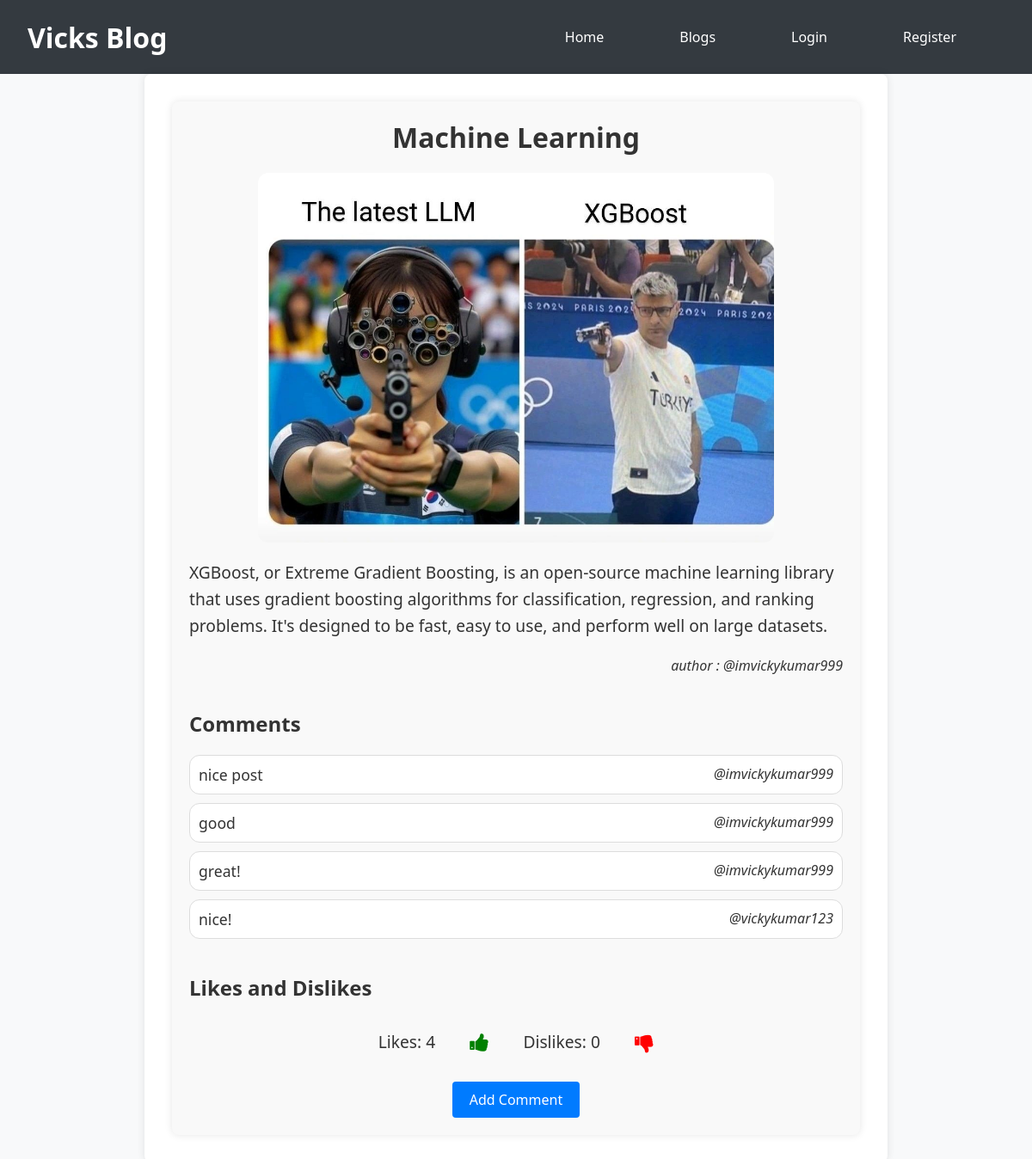
The page /blog/post/1/ on the database as committed earlier.
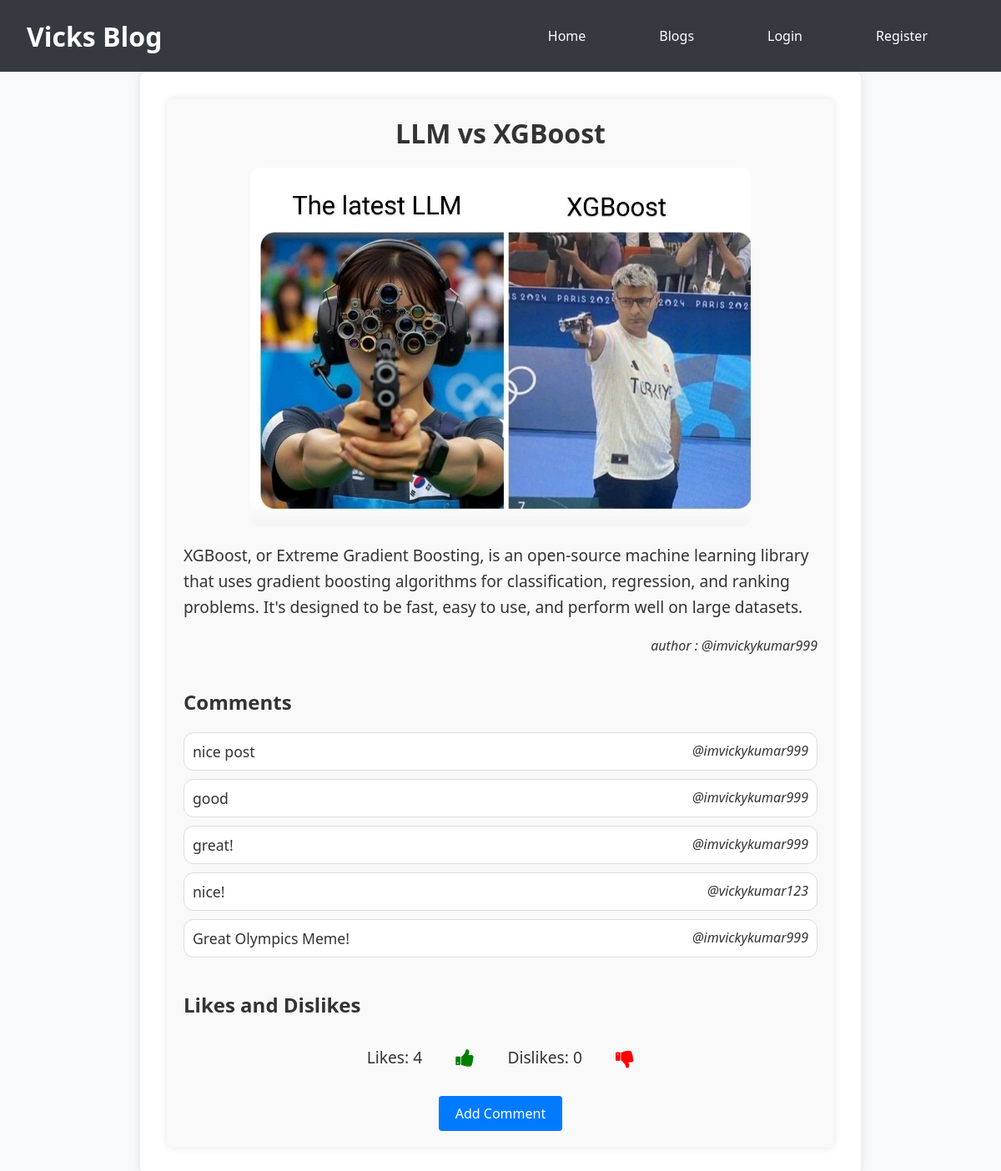
The same page on the database as committed later.
### blog/models.py (models this page shows, shortened)
class Post(models.Model):
    title = models.CharField(max_length=200)
    content = RichTextField()  # Use RichTextField for CKEditor
    created_at = models.DateTimeField(auto_now_add=True)
    updated_at = models.DateTimeField(auto_now=True)
    image = models.ImageField(upload_to='blog_images/', blank=True, null=True)
    author = models.ForeignKey(User, on_delete=models.CASCADE)

class Comment(models.Model):
    post = models.ForeignKey(Post, related_name='comments', on_delete=models.CASCADE)
    user = models.ForeignKey(User, on_delete=models.CASCADE)
    content = models.TextField()
    created_at = models.DateTimeField(auto_now_add=True)

### blog/views.py (the view)
# urls.py: path('post/<int:pk>/', views.post_detail, name='post_detail'),
def post_detail(request, pk):
    post = get_object_or_404(Post, pk=pk)
    likes_count = post.likes_dislikes.filter(is_like=True).count()
    dislikes_count = post.likes_dislikes.filter(is_like=False).count()
    context = {
        'post': post,
        'likes_count': likes_count,
        'dislikes_count': dislikes_count,
    }
    return render(request, 'blog/post_detail.html', context)

### blog/templates/blog/post_detail.html (shortened to what this page needs)
{% extends "blog/base_generic.html" %}
{% block content %}
<div class="post-detail-container">
    <h2 class="post-title">{{ post.title }}</h2>
    {% if post.image %}
        <img src="{{ post.image.url }}" alt="{{ post.title }}" class="post-image">
    {% endif %}
    <p class="post-content">{{ post.content|safe }}</p>
    <p class="post-author">author : @{{ post.author.username }}</p>
    <h3 class="comments-title">Comments</h3>
    <ul class="comments-list">
        {% for comment in post.comments.all %}
            <li class="comment-item">
                <div class="comment-content">{{ comment.content }}</div>
                <div class="comment-author">@{{ comment.user.username }}</div>
            </li>
        {% endfor %}
    </ul>
    <h3 class="likes-dislikes-title">Likes and Dislikes</h3>
    <div class="likes-dislikes-container">
        <span class="likes-count">Likes: {{ likes_count }}</span>
        <a href="{% url 'like_post' post.pk %}" class="icon-link thumbs-up"><i class="fa fa-thumbs-up"></i></a>
        <span class="dislikes-count">Dislikes: {{ dislikes_count }}</span>
        <a href="{% url 'dislike_post' post.pk %}" class="icon-link thumbs-down"><i class="fa fa-thumbs-down"></i></a>
    </div>
    <div class="actions">
        <a href="{% url 'add_comment' post.pk %}" class="action-link">Add Comment</a>
    </div>
</div>
<link rel="stylesheet" href="https://cdnjs.cloudflare.com/ajax/libs/font-awesome/4.7.0/css/font-awesome.min.css">
{% endblock %}

### blog/templates/blog/base_generic.html (shortened to what this page needs)
<!DOCTYPE html>
<html>
<head>
</head>
<body>
    <header>
        <a href="{% url 'index' %}" class="header-link"><h1>Vicks Blog</h1></a>
        <nav class="navbar">
            <ul>
                <li><a href="{% url 'index' %}">Home</a></li>
                <li><a href="{% url 'home' %}">Blogs</a></li>
                {% if user.is_authenticated %}
                    <li><a href="{% url 'profile' %}">@{{user.username}}</a></li>
                    <li>
                        <form id="logout-form" method="post" action="{% url 'logout' %}">
                            {% csrf_token %}
                            <button type="submit" class="logout-btn">Logout</button>
                        </form>
                    </li>
                {% else %}
                    <li><a href="{% url 'login' %}">Login</a></li>
                    <li><a href="{% url 'signup' %}">Register</a></li>
                {% endif %}
            </ul>
        </nav>
    </header>
    <main>
        <div class="container content">
            {% block content %}
            {% endblock %}
        </div>
    </main>
</body>
</html>

### blog/templates/blog/base_generic.html (style rules this page uses)
body { font-family: 'Segoe UI', Tahoma, Geneva, Verdana, sans-serif; margin: 0; padding: 0; background-color: #f8f9fa; color: #333; }
header { background-color: #343a40; color: #fff; padding: 1rem 2rem; display: flex; justify-content: space-between; align-items: center; }
h1 { margin: 0; }
.header-link { color: #fff; text-decoration: none; }
nav { position: relative; }
nav ul { list-style: none; padding: 0; margin: 0; display: flex; align-items: center; }
nav ul li { margin-right: 1.5rem; position: relative; }
nav ul li a, nav ul li button { color: #fff; text-decoration: none; background: none; border: none; cursor: pointer; font-size: 1rem; display: block; padding: 1rem 2rem; }
.navbar { display: flex; justify-content: flex-end; align-items: center; }
.container { max-width: 800px; margin: 0 auto; background-color: #fff; padding: 2rem; border-radius: 0.5rem; box-shadow: 0 0 10px rgba(0, 0, 0, 0.1); }
.container h2 { margin-top: 0; }

### blog/templates/blog/post_detail.html (style rules this page uses)
.post-detail-container { max-width: 800px; margin: 0 auto; padding: 20px; background-color: #f9f9f9; border-radius: 8px; box-shadow: 0 0 10px rgba(0, 0, 0, 0.1); }
.post-title { text-align: center; font-size: 2em; margin-bottom: 20px; }
.post-image { width: 100%; max-width: 600px; height: auto; display: block; margin: 20px auto; border-radius: 12px; }
.post-content { font-size: 1.2em; line-height: 1.6; margin: 20px 0; }
.post-author { font-style: italic; text-align: right; margin-bottom: 40px; }
.comments-title, .likes-dislikes-title { font-size: 1.5em; margin-top: 40px; margin-bottom: 20px; }
.comments-list { list-style-type: none; padding: 0; margin-bottom: 40px; }
.comment-item { display: flex; justify-content: space-between; background-color: #fff; padding: 10px; border: 1px solid #ddd; border-radius: 12px; margin-bottom: 10px; }
.comment-content { font-size: 1.1em; }
.comment-author { font-style: italic; text-align: right; }
.likes-dislikes-container { display: flex; align-items: center; justify-content: center; gap: 20px; margin-bottom: 20px; }
.likes-count, .dislikes-count { font-size: 1.2em; margin: 0 10px; }
.icon-link { font-size: 1.5em; text-decoration: none; padding: 10px; }
.thumbs-up { color: green; }
.thumbs-down { color: red; }
.actions { display: flex; justify-content: center; margin-top: 20px; }
.action-link { background-color: #007bff; color: white; padding: 10px 20px; text-decoration: none; border-radius: 4px; transition: background-color 0.3s; }

Rows that differ between the two databases and show on the page:
changed Post "imvickykumar999": title "Machine Learning" → "LLM vs XGBoost"
added Comment: content "Great Olympics Meme!", user.username "imvickykumar999"
